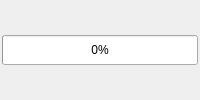
<?xml version="1.0" encoding="UTF-8"?>
<ui version="4.0">
 <class>FmvTableProgress</class>
 <widget class="QWidget" name="FmvTableProgress">
  <layout class="QVBoxLayout" name="verticalLayout">
   <property name="leftMargin">
    <number>2</number>
   </property>
   <property name="topMargin">
    <number>2</number>
   </property>
   <property name="rightMargin">
    <number>2</number>
   </property>
   <property name="bottomMargin">
    <number>2</number>
   </property>
   <item>
    <widget class="QProgressBar" name="pbar">
     <property name="minimumSize">
      <size>
       <width>0</width>
       <height>24</height>
      </size>
     </property>
     <property name="maximumSize">
      <size>
       <width>16777215</width>
       <height>30</height>
      </size>
     </property>
     <property name="value">
      <number>0</number>
     </property>
    </widget>
   </item>
  </layout>
 </widget>
 <connections/>
</ui>
